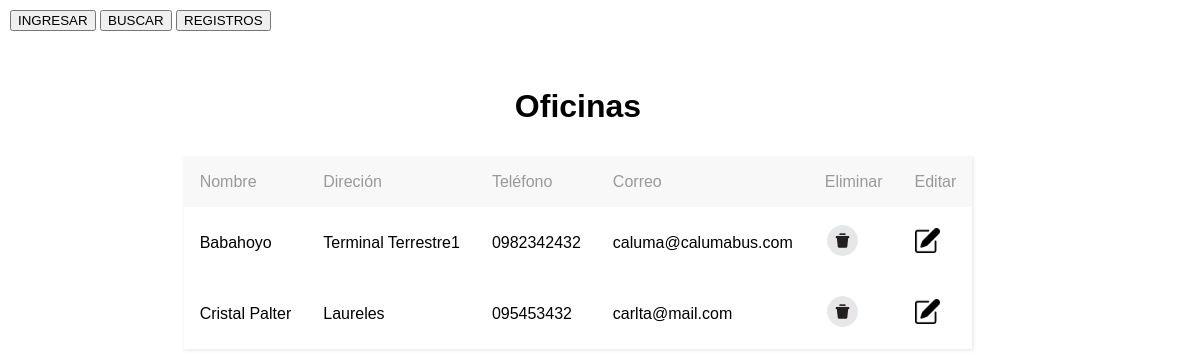
The page /CGoficina.php on the database its author committed.
### tables this page shows
CREATE TABLE `oficina` (
  `id_oficina` int(11) NOT NULL AUTO_INCREMENT,
  `nombre` varchar(30) DEFAULT NULL,
  `direccion` varchar(50) DEFAULT NULL,
  `telefono` varchar(10) DEFAULT NULL,
  `correo` varchar(20) DEFAULT NULL,
  PRIMARY KEY (`id_oficina`)
);

### CGoficina.php (the view, shortened to what this page needs)
<!DOCTYPE html>
<html lang="en">
<head>
	<link rel="stylesheet" href="css/results.css">
</head>
<body>
	<div class="opciones">
		<a href="formulario oficina.php"><input type="button" value= "INGRESAR"></a>
		<a href="buscar oficina.php"><input type="button" value= "BUSCAR"></a>
		<a href="CGoficina.php"><input type="button" value= "REGISTROS"></a>
	</div>
	<h1 class="titulo-resultados" >Oficinas</h1>
<?php
$con = mysqli_connect("localhost","root","","boletos");
$table = "oficina";
$sql = "select * from $table";
$resultado = $con->query($sql);
$filas = mysqli_num_rows($resultado);
if($filas === 0){
	?>
		<h3 class="No-resultado">No existen datos</h3>
	<?php
	} else {
	?>
		<table class="tabla-resultados">
			<thead>
				<tr>
					<td>Nombre</td>
					<td>Direción</td>
					<td>Teléfono</td>
					<td>Correo</td>
					<td>Eliminar</td>
					<td>Editar</td>
				</tr>
			</thead>
			<tbody>
			<?php
			while ($fila = $resultado->fetch_assoc()){
				$id_oficina=$fila["id_oficina"];
				$nombre=$fila["nombre"];
				$direccion=$fila["direccion"];
				$telefono=$fila["telefono"];
				$correo=$fila["correo"];
			?>
			<tr>
				<td><?php echo $nombre ?></td>
				<td><?php echo $direccion ?></td>
				<td><?php echo $telefono ?></td>
				<td><?php echo $correo ?></td>
				<td>
					<a href='eliminaroficina.php?id_oficina=<?php echo $id_oficina ?>'>
						<img src='imagenes/eliminar.png' width=35>
					</a>
				</td>
				<td>
					<a href='editar oficina.php?id_oficina=<?php echo $id_oficina ?>'>
						<img src='imagenes/editar.png' width=25>
					</a>
				</td>
			</tr>
	<?php } ?>
		</tbody>
	</table>
<?php }?>
</body>
</html>

### css/results.css (style rules this page uses)
body { align-items: center; display: flex; width: 95%; min-height: 100%; flex-direction: column; font-family: Arial; }
.tabla-resultados { border-collapse: collapse; box-shadow: 1px 1px 3px 1px rgb(238, 238, 238); margin-bottom: 2rem;; }
.tabla-resultados thead { background: rgb(248, 248, 248); }
.titulo-resultados { display: flex; justify-content: center; width: 100%; margin-top: 5rem; margin-bottom: 2rem; }
.opciones { position: absolute; top: 10px; left: 10px; }
thead { font-weight: 500; color: rgb(153, 153, 153); box-sizing: border-box; }
th, td { padding: 1rem; box-sizing: border-box; }

### rows shown on the page
oficina: nombre "Babahoyo", direccion "Terminal Terrestre1", telefono "0982342432", correo "caluma@calumabus.com"
oficina: nombre "Cristal Palter", direccion "Laureles", telefono "095453432", correo "carlta@mail.com"
